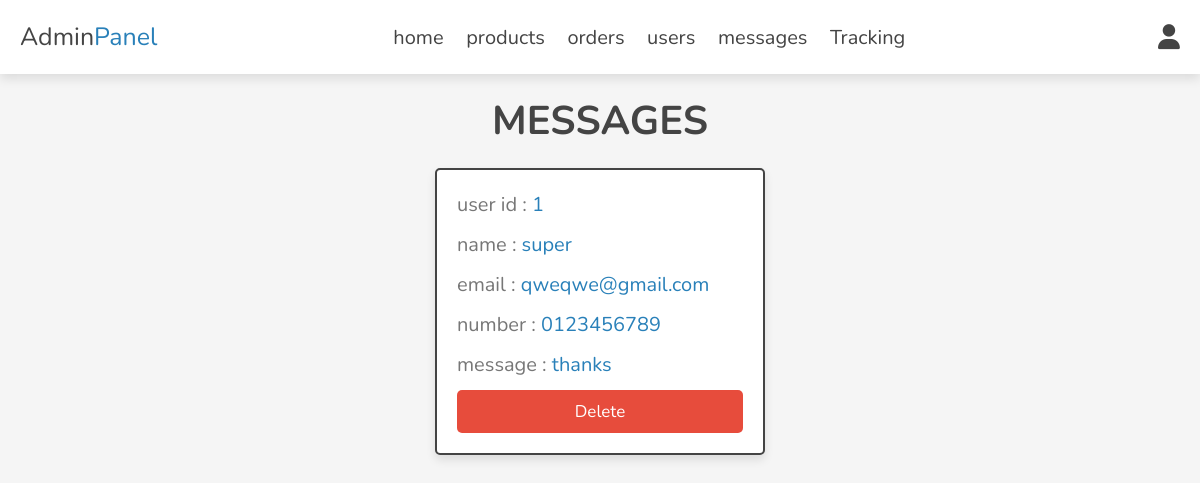
The page /admin/messages.php (signed in) on the database its author committed.
### tables this page shows
CREATE TABLE `messages` (
  `id` int(100) NOT NULL,
  `user_id` int(100) NOT NULL,
  `name` varchar(100) NOT NULL,
  `email` varchar(100) NOT NULL,
  `number` varchar(12) NOT NULL,
  `message` varchar(500) NOT NULL
);

### admin/messages.php (the view, shortened to what this page needs)
<?php
include '../components/connect.php';
?>
<!DOCTYPE html>
<html lang="en">
<head>
   <link rel="stylesheet" href="https://cdnjs.cloudflare.com/ajax/libs/font-awesome/6.1.1/css/all.min.css">
   <link rel="stylesheet" href="../css/admin_style.css">
</head>
<body>
<?php include '../components/admin_header.php'; ?>
<section class="contacts">
<h1 class="heading">messages</h1>
<div class="box-container">
   <?php
      $select_messages = $conn->prepare("SELECT * FROM `messages`");
      $select_messages->execute();
      if($select_messages->rowCount() > 0){
         while($fetch_message = $select_messages->fetch(PDO::FETCH_ASSOC)){
   ?>
   <div class="box">
   <p> user id : <span><?= $fetch_message['user_id']; ?></span></p>
   <p> name : <span><?= $fetch_message['name']; ?></span></p>
   <p> email : <span><?= $fetch_message['email']; ?></span></p>
   <p> number : <span><?= $fetch_message['number']; ?></span></p>
   <p> message : <span><?= $fetch_message['message']; ?></span></p>
   <a href="messages.php??delete=<?= $fetch_message['id']; ?>" onclick="return confirm('delete this message?');" class="delete-btn">delete</a>
   </div>
   <?php
         }
      }else{
         echo '<p class="empty">you have no messages</p>';
      }
   ?>
</div>
</section>
</body>
</html>

### css/admin_style.css (style rules this page uses)
:root { --main-color:#2980b9; --orange:#f39c12; --red:#e74c3c; --black:#444; --white:#fff; --light-color:#777; --light-bg:#f5f5f5; --border:.2rem solid var(--black); --box-shadow:0 .5rem 1rem rgba(0,0,0,.1); }
* { font-family: 'Nunito', sans-serif; margin:0; padding:0; box-sizing: border-box; outline: none; border:none; text-decoration: none; }
html { font-size: 62.5%; overflow-x: hidden; }
body { background-color: var(--light-bg); }
section { padding:2rem; max-width: 1200px; margin:0 auto; }
.heading { font-size: 4rem; color:var(--black); margin-bottom: 2rem; text-align: center; text-transform: uppercase; }
.normal-btn, .delete-btn, .option-btn { display: block; width: 100%; margin-top: 1rem; border-radius: .5rem; padding:1rem 3rem; font-size: 1.7rem; text-transform: capitalize; color:var(--white); cursor: pointer; text-align: center; }
.delete-btn { background-color: var(--red); }
.contacts .box-container { display: grid; grid-template-columns: repeat(auto-fit, 33rem); gap:1.5rem; align-items: flex-start; justify-content: center; }
.contacts .box-container .box { padding:2rem; padding-top: 1rem; border-radius: .5rem; border:var(--border); background-color: var(--white); box-shadow: var(--box-shadow); }
.contacts .box-container .box p { line-height: 1.5; font-size: 2rem; color:var(--light-color); margin:1rem 0; }
.contacts .box-container .box p span { color:var(--main-color); }

### rows shown on the page
messages: user "1", name "super", email "qweqwe@gmail.com", number "0123456789", message "thanks"
